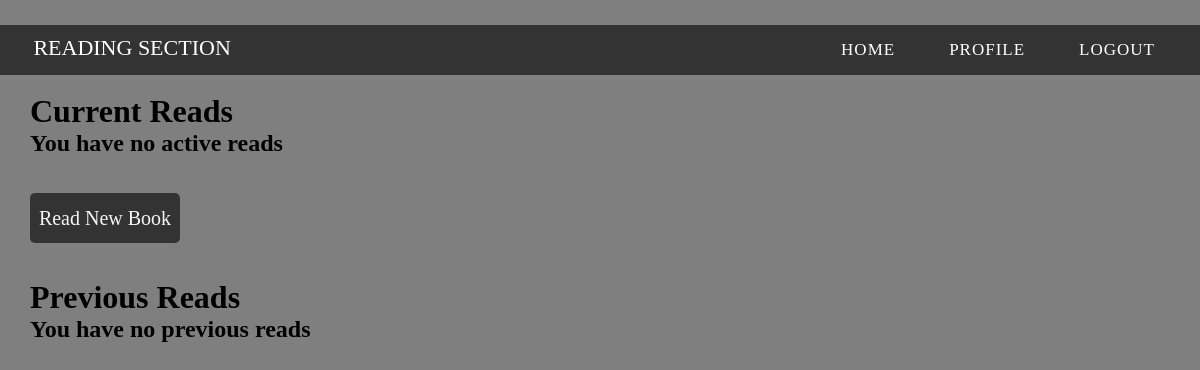
Page /reading_section (signed in) on the earlier database version.
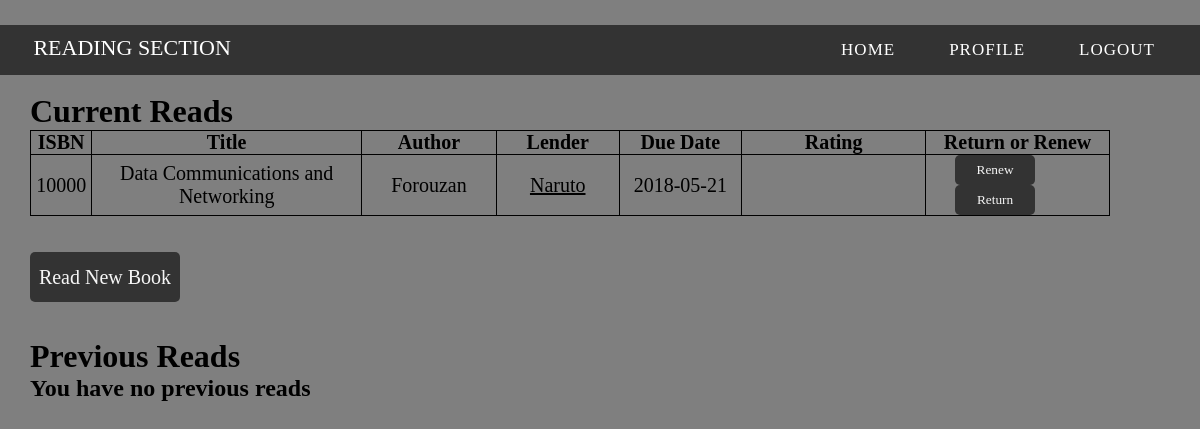
Same page on the later database version.
### tables this page shows
CREATE TABLE reading_section(ID integer primary key autoincrement, RID integer ,ISBN int(5) , due_date date, extn_count int default 0 ,LID integer ,read_status integer ,foreign key(ISBN) references books(ISBN));

CREATE TABLE books(ISBN int(5) ,book_name varchar(40) ,author varchar(50) ,popularity int DEFAULT 0);

CREATE TABLE user_info(UID integer primary key autoincrement,name varchar(50) ,street varchar(30) ,city varchar(20) ,state varchar(20) ,country varchar(20) ,contact_no int(10) ,email varchar(50),password varchar(20));

### app/routes.py (the view)
@app.route('/reading_section',methods = ['GET','POST'])
def read_book(return_message = "",error_message ="",available_books =""):
    all_reads = get_all_reads(User_Data)
    no_of_requests = get_no_of_requests(User_Data)
    return_message = request.args.get('return_message')
    renew_message = request.args.get('renew_message')
    prev_reads = []
    current_reads = []
    for book in all_reads:
        if book[7] == 1:
            prev_reads.append(book)
        elif book[7] == 0:
            current_reads.append(book)
    l = len(current_reads) + no_of_requests[0]
    return render_template('reading_section.html',username = User_Data[1],prev_reads = prev_reads,current_reads = current_reads,return_message = return_message,renew_message = renew_message,l = l )

### app/queries.py (called while the page is built)
def connect():
    conn = sqlite3.connect("./bookshelf_database.db")
    cur = conn.cursor()
    return conn, cur

def get_all_reads(User_Data):
    conn,cur = connect()
    cur.execute("SELECT R.ID,R.ISBN,B.book_name,B.author,U.name,R.due_date,R.extn_count,R.read_status,R.transaction_id,U.UID FROM reading_section R JOIN books B ON R.ISBN = B.ISBN JOIN user_info U ON R.LID = U.UID WHERE R.RID = ?",(User_Data[0],))
    all_reads = cur.fetchall()
    print(all_reads)
    conn.close()
    return all_reads

def get_no_of_requests(User_Data):
    conn,cur = connect()
    cur.execute("SELECT COUNT(*) FROM incomplete_transaction WHERE RID = ?;",(User_Data[0],))
    data = cur.fetchone()
    conn.close()
    if data:
        return data
    else:
        return 0

### app/templates/reading_section.html (shortened to what the changed rows need)
<html>
    <head>
    </head>
    <body>
        <div class="custom-padding">
            <nav>
            </nav>
        </div>
        <br>
        <h1 style = "margin-left: 30px">Current Reads</h1>
        {% if current_reads %}
        <form id = 'form' method = 'POST'>
        <table class="a">
            <tr>
                <th class="c">ISBN</th>
                <th class="b">Title</th>
                <th class="d">Author</th>
                <th style="width:10%">Lender</th>
                <th style="width:10%">Due Date</th>
                <th class="e">Rating</th>
                <th style="width:15%">Return or Renew</th>
            </tr>
            {% for books in current_reads %}
                {% set id = books[8] %}
                <tr>
                    {% for details in books[1:4] %}
                        <td style="text-align:center">{{details}}</td>
                    {% endfor %}
                    {% set lid = books[9] %}
                        <td align="center"><button class="bb" name = 'another' value = {{lid}} type = "submit" onclick="javascript: form.action='/another_profile'">{{books[4]}}</button></td>
                    <td style="text-align:center">{{books[5]}}</td>
                    <td>
                            <fieldset class="rating">
                                    <input type="radio" id="star5" name="rating" value="10" /><label class = "full" for="star5" title="5 stars"></label>
                                    <input type="radio" id="star4" name="rating" value="8" /><label class = "full" for="star4" title="4 stars"></label>
                                    <input type="radio" id="star3" name="rating" value="6" /><label class = "full" for="star3" title="3 stars"></label>
                                    <input type="radio" id="star2" name="rating" value="4" /><label class = "full" for="star2" title="2 stars"></label>
                                    <input type="radio" id="star1" name="rating" value="2" /><label class = "full" for="star1" title="1 star"></label>
                                </fieldset>
                    </td>
                    <td>
                    {% if books[-4] < 3 %}
                        <button class="b1" name = 'renew' value = {{id}} type = "submit" onclick="javascript: form.action='/renew_book'">Renew</button>
                        <button class="b1" name = 'return' value = {{id}} type = "submit" onclick="javascript: form.action='/return_book'">Return</button>
                    {% else %}
                        <button class="b1" name = 'return' value = {{id}} type = "submit" onclick="javascript: form.action='/return_book'">Return</button>
                    {% endif %}
                    </td>
                </tr>
            {% endfor %}
        </table>
        </form>
        {% else %}
            <h2 style = "margin-left: 30px">You have no active reads</h2>
        {% endif %}
        {% if return_message %}
            <small style = "color:green; margin-left: 30px;">{{ return_message }}</small>
            <br><br>
        {% elif renew_message %}
            <small style = "color:green; margin-left: 30px;">{{ renew_message }}</small>
            <br><br>
        {% else %}
            <br>
            <br>
        {% endif %}
        {% if l != 3 %}
            <button class="b2" type="submit" onclick="window.location.href='/read_new_book'">Read New Book</button>
        {% else %}
            <h2 style = "margin-left: 30px">(You have maxed out the number of reads/requests possible at a time)</h2>
        {% endif %}
        <br><br><br>
        <h1 style = "margin-left: 30px">Previous Reads</h1>
        {% if prev_reads %}
            <table class="a">
                    <tr>
                            <th class="c">ISBN</th>
                            <th class="b">Title</th>
                            <th class="d">Author</th>
                    </tr>
                    {% for books in prev_reads %}
                    <tr>
                        {% for details in books[1:4] %}
                            <td style="text-align:center">{{details}}</td>
                        {% endfor %}
                    </tr>
                    {% endfor %}
            </table>
        {% else %}
            <h2 style = "margin-left: 30px">You have no previous reads</h2>
        {% endif %}
    </body>
</html>

Differences in the rows shown:
added reading_section: ISBN "10000", {{ lid }} 101 (drawn), name "Naruto", due_date "2018-05-21"
now on this page (row edited): books: book_name "Data Communications and Networking", author "Forouzan"
Other differences:
text no longer shown: "You have no active reads"
text now shown: "ISBN Title Author Lender Due Date Rating Return or Renew"
